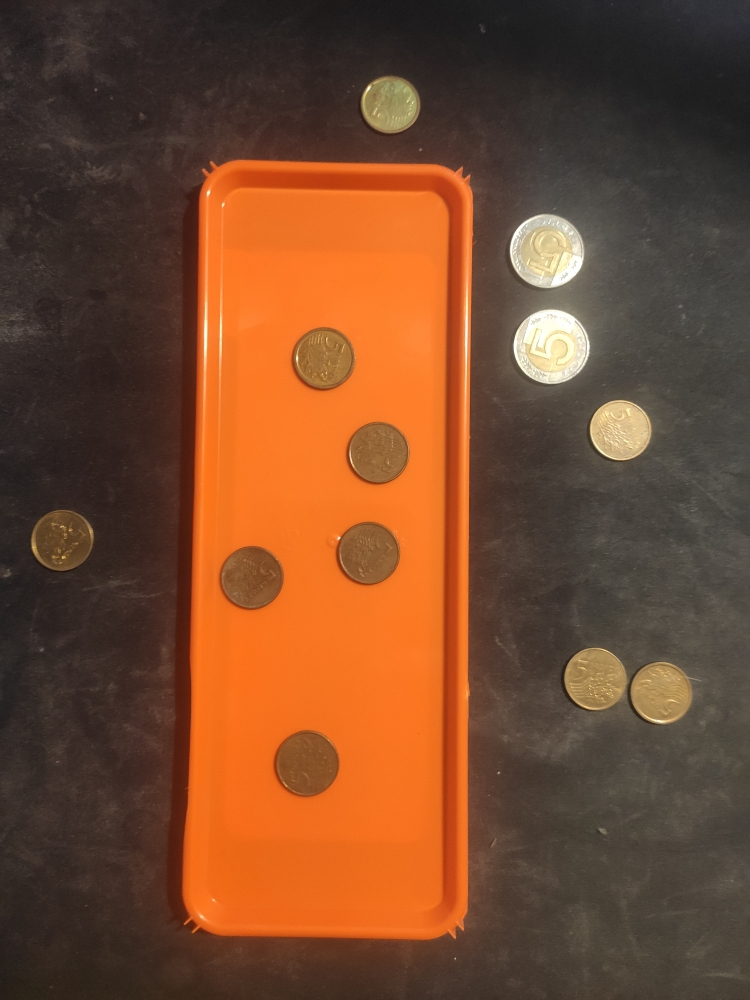
#> input picture liczenie_monet/pliki/tray1.jpg, 750 x 1000 px; its folder holds only this picture in this run
$ python main.py
#> lines starting #> are read from the running program, lines starting #| are printed output that depends on the picture; after the words box and inside, x2 and y2 are one past the last pixel; in counts of white or black regions, pixels touching at a corner belong together
import math
import os
import numpy as np
import cv2
from cv2 import FONT_HERSHEY_TRIPLEX


def upload(i):
#> called with i = 0
    global image, image_p
    image = cv2.imread('pliki/{}'.format(images[i]))
#> image is the input picture: shape (1000, 750, 3); mean B, G, R 46.1, 73.5, 117.8
#> (key q is pressed here)
    image_p = image.copy()
    cv2.imshow('obrazek', image_p)


def circle():
    global image, image_p, powierzchnia_5zl, monety
    monety = []

    gimg = cv2.cvtColor(image, cv2.COLOR_RGB2GRAY)
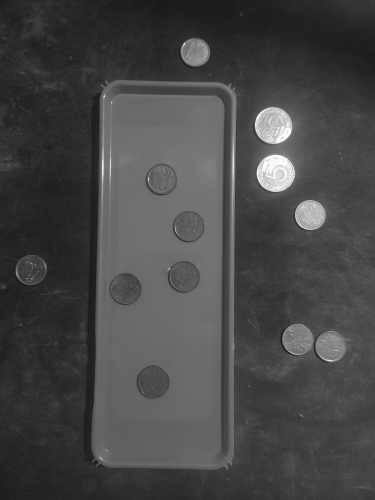
#> gimg: shape (1000, 750) (shown at 1/2 size); min 16, max 254, mean 70.4
    circles = cv2.HoughCircles(
        gimg, cv2.HOUGH_GRADIENT, 1, 75, param1=207, param2=41, minRadius=0, maxRadius=0)
#> circles = [[620.5, 429.5, 30], [595.5, 678.5, 31.4], [250.5, 577.5, 31.4], [376.5, 453.5, 31.5], [367.5, 552.5, 31.5], [62.5, 539.5, 31], [307.5, 763.5, 31], [547.5, 249.5, 37.4], [555.5, 347.5, 33.8], [390.5, 103.5, 28.8], [322.5, 359.5, 30.8]]

    circles = np.uint16(np.around(circles))
#> circles = [[620, 430, 30], [596, 678, 31], [250, 578, 31], [376, 454, 32], [368, 552, 32], [62, 540, 31], [308, 764, 31], [548, 250, 37], [556, 348, 34], [390, 104, 29], [322, 360, 31]]

    srednica = []
    for d in circles[0, :]:
        srednica.append(d[2])
#> this loop made 11 passes
#> after the loop, srednica = [30, 31, 31, 32, 32, 31, 31, 37, 34, 29, 31]
    srednica.sort()
    moneta_5zl = 0
    moneta_5gr = 0
    for i in circles[0, :]:
        area = math.pi * math.pow(i[2] / 2, 2)
        text = ''
        if i[2] in srednica[-2:]:
            text = '5ZL'
            moneta_5zl += 1
            powierzchnia_5zl = round(area, 2)
            cv2.circle(image_p, (i[0], i[1]), i[2], (0, 0, 255), 2)
            monety.append((i[0], i[1], 5))
        else:
            text = '5GR'
            moneta_5gr += 1
            cv2.circle(image_p, (i[0], i[1]), i[2], (0, 255, 0), 2)
            monety.append((i[0], i[1], 0.05))

        cv2.putText(image_p, text, (i[0] - 20, i[1] + 10), FONT_HERSHEY_TRIPLEX, 1.2, (255, 255, 255), 2)
        cv2.putText(image_p, round(area, 2).__str__(), (i[0] - 20, i[1] + 40), FONT_HERSHEY_TRIPLEX, 0.8,
                    (255, 255, 255), 1)
#> this loop made 11 passes
#> (i, area, text, powierzchnia_5zl) on passes 8 to 9: ([548, 250, 37], 1075.2, '5ZL', 1075.2), ([556, 348, 34], 907.9, '5ZL', 907.9)
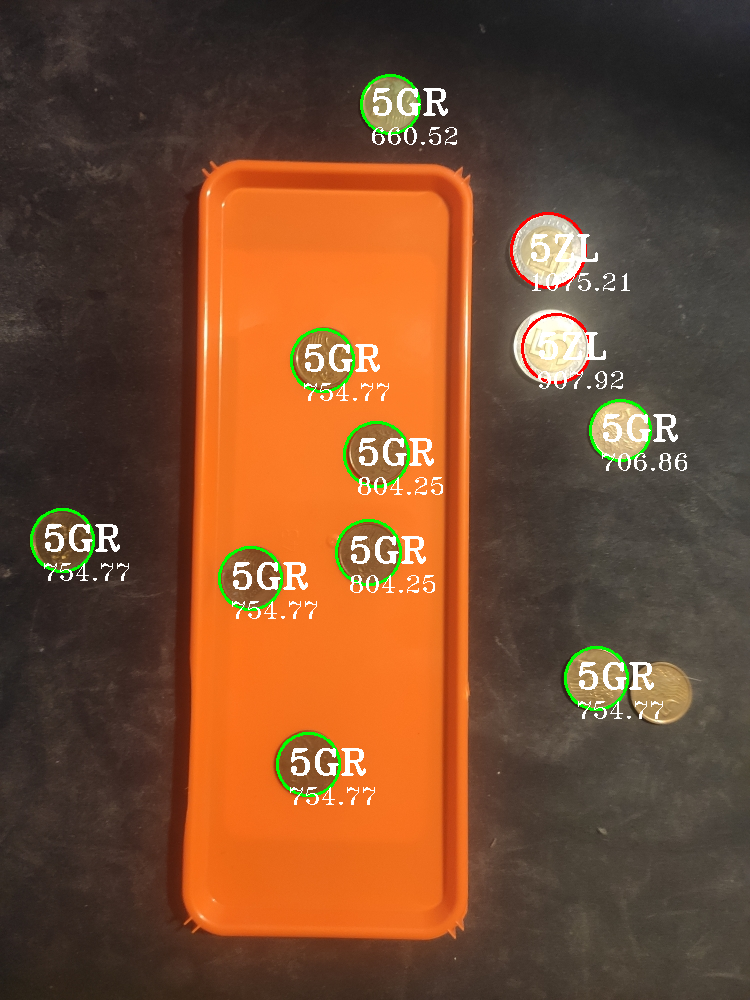
#> image_p: shape (1000, 750, 3); 2.7% of pixels changed, all inside (x1, y1, x2, y2) = (30, 74, 687, 805)
#> after the loop, moneta_5gr = 9; moneta_5zl = 2; monety = [(620, 430, 0.05), (596, 678, 0.05), (250, 578, 0.05), (376, 454, 0.05), (368, 552, 0.05), (62, 540, 0.05), (308, 764, 0.05), (548, 250, 5), (556, 348, 5), (390, 104, 0.05), (322, 360, 0.05)]

    suma = 5 * moneta_5zl + 0.05 * moneta_5gr
#> suma = 10.45

    cv2.putText(image_p, ('5ZL: ' + moneta_5zl.__str__()), (30, 50), FONT_HERSHEY_TRIPLEX, 1,
                (0, 0, 255))
    cv2.putText(image_p, ('5GR: ' + moneta_5gr.__str__()), (160, 50), FONT_HERSHEY_TRIPLEX, 1,
                (0, 255, 0))
    cv2.putText(image_p, ('RAZEM: ' + suma.__str__()) + ' ZL', (290, 50), FONT_HERSHEY_TRIPLEX, 1,
                (255, 0, 0))


def line():
    global image
    global maxX, maxY, minX, minY
    maxX, maxY = 0, 0
    minX, minY = 1000, 1000
    low_color = 30
    high_color = 170
    gray = cv2.cvtColor(image, cv2.COLOR_BGR2GRAY)
    edges = cv2.Canny(gray, low_color, high_color, apertureSize=3)
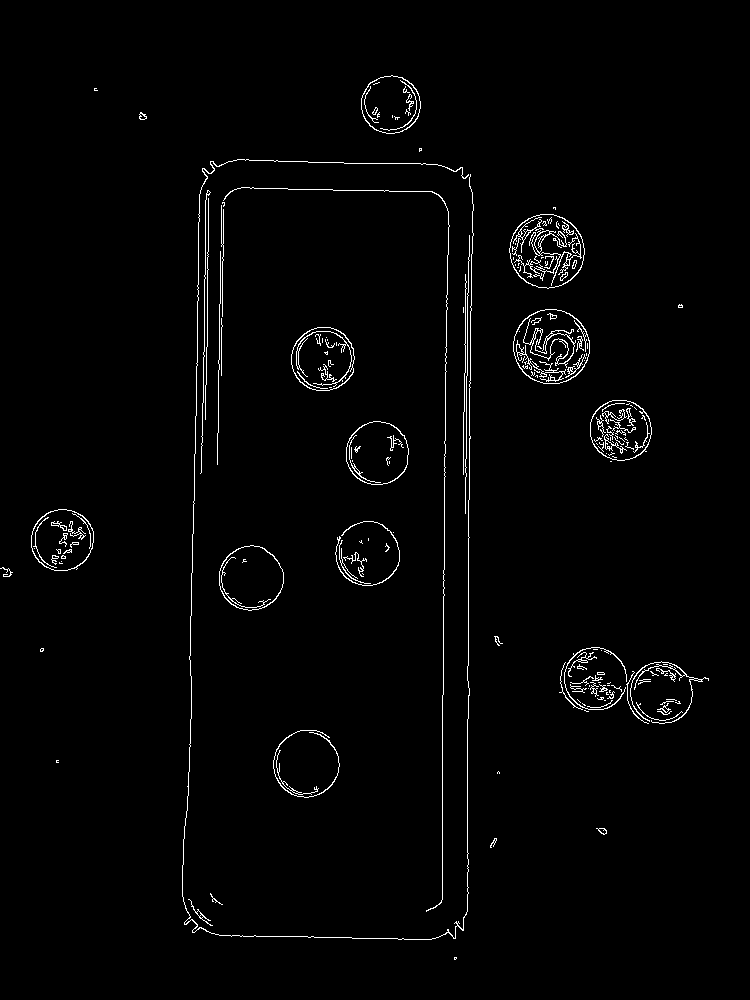
#> edges: shape (1000, 750); 1.7% white in thin lines or dots, all inside (x1, y1, x2, y2) = (0, 75, 709, 960)
    lines = cv2.HoughLinesP(edges, 1, np.pi / 180, 90,
                            minLineLength=100, maxLineGap=10)
#> lines = 13 rows, first 6: [197, 333, 199, 194], [468, 665, 468, 500], [444, 515, 445, 402], [467, 911, 467, 719], [442, 899, 442, 695], [469, 434, 473, 204]
    image_l = image.copy()

    for l in lines:
        x1, y1, x2, y2 = l[0]
        if x1 < minX:
            minX = x1
        if x2 > maxX:
            maxX = x2
        if y1 > maxY:
            maxY = y1
        if y2 < minY:
            minY = y2
        cv2.line(image_l, (x1, y1), (x2, y2), (0, 255, 0), 2)
#> this loop made 13 passes
#> (x1, y1, x2, y2) on pass 1: (197, 333, 199, 194)
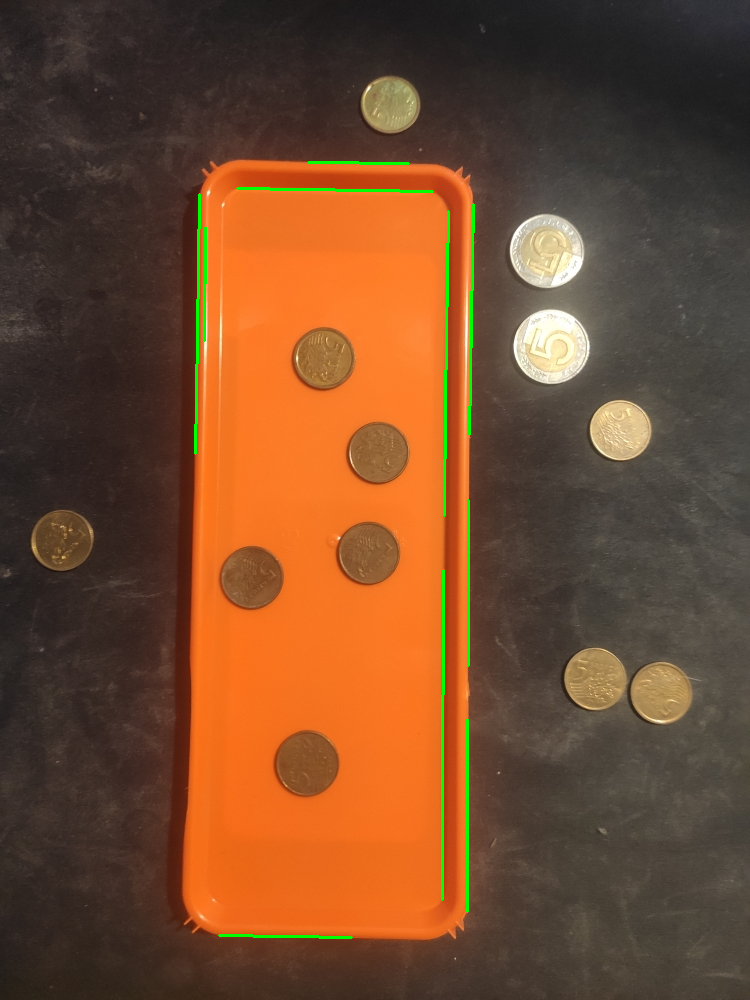
#> image_l: shape (1000, 750, 3); 0.81% of pixels changed, all inside (x1, y1, x2, y2) = (194, 161, 475, 939)
#> after the loop, maxX = 473; maxY = 935; minX = 195; minY = 163
    cv2.imshow('obrazek', image_l)


def calc_tray():
    global minX, maxX, minY, maxY, image_p, powierzchnia_5zl, monety

    width = maxX - minX
#> width = 278
    length = maxY - minY
#> length = 772
    tray_area = width * length
#> tray_area = 214616
    ratio = round(tray_area / powierzchnia_5zl, 2)
#> ratio = 236.4

    # print(minX, maxX, minY, maxY)
    cv2.putText(image_p, 'Powierzchnia tacki: ' + tray_area.__str__(), (30, 80), FONT_HERSHEY_TRIPLEX, .8,
                (255, 255, 255))
    cv2.putText(image_p, 'stosunek 5 zl do tacki: ' + ratio.__str__(), (30, 110), FONT_HERSHEY_TRIPLEX, .8,
                (255, 255, 255))


def on_the_tray():
    global minX, maxX, minY, maxY, image_p, monety
    na_tacce = 0
    poza_tacka = 0
    for moneta in monety:
        if minX < moneta[0] < maxX and minY < moneta[1] < maxY:
            na_tacce += moneta[2]
        else:
            poza_tacka += moneta[2]
#> this loop made 11 passes
#> (moneta, poza_tacka) on passes 1, 2, 6, 8, 9, 10: ((620, 430, 0.05), 0.05), ((596, 678, 0.05), 0.1), ((62, 540, 0.05), 0.15), ((548, 250, 5), 5.15), ((556, 348, 5), 10.15), ((390, 104, 0.05), 10.2)
#> after the loop, na_tacce = 0.25; poza_tacka = 10.2
    na_tacce = round(na_tacce, 2)
    poza_tacka = round(poza_tacka, 2)
    cv2.putText(image_p, 'Monety na tacce: ' + na_tacce.__str__(), (30, 950), FONT_HERSHEY_TRIPLEX, .8,
                (255, 255, 255))
    cv2.putText(image_p, 'Monety poza tacka: ' + poza_tacka.__str__(), (30, 980), FONT_HERSHEY_TRIPLEX,
                .8, (255, 255, 255))
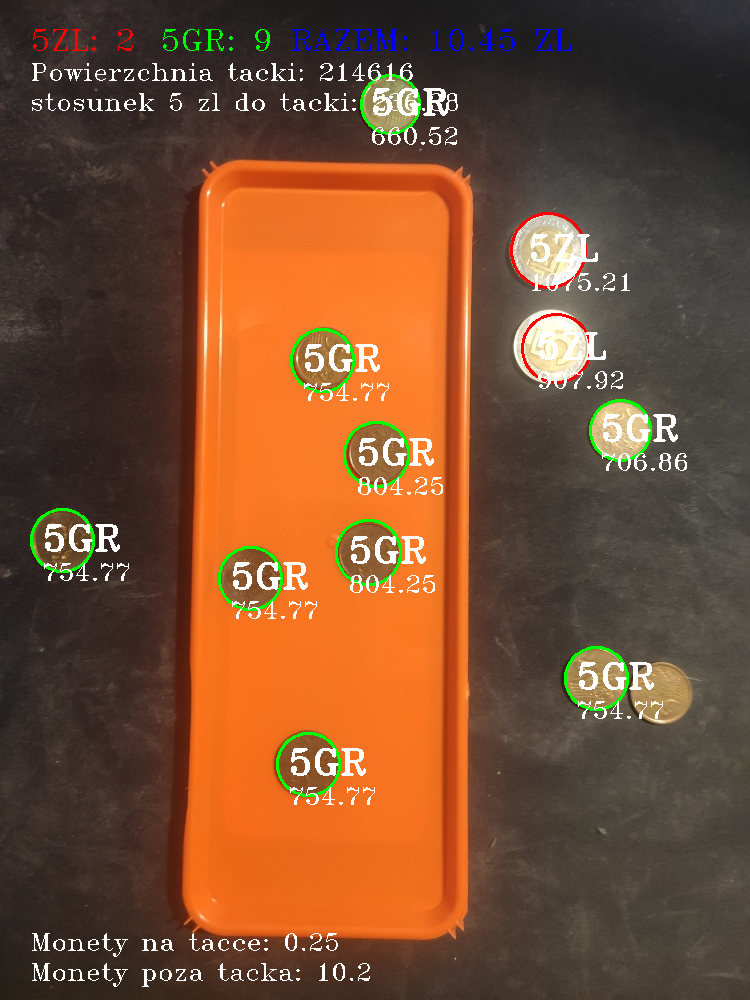
#> image_p: shape (1000, 750, 3); mean B, G, R 50.8, 78.4, 119.9


images = os.listdir('pliki/')
image = None
image_p = None


# operacje przeprowadzam na image, a wyswietlam image_p z tekstem
def main():
    global image, image_p
    i = 0
    upload(i)
    while True:
        key = cv2.waitKey()

        if key == ord('1') and i > 0:
            i -= 1
            upload(i)
        elif key == ord('2') and i < 7:
            i += 1
            upload(i)

        if key == ord('q'):
            circle()
            line()
            calc_tray()
            on_the_tray()
            cv2.imshow('obrazek', image_p)

        # test linii
        elif key == ord('z'):
            line()

        elif key == ord('0'):
            break


if __name__ == "__main__":
    main()

$ run again, on liczenie_monet/pliki/tray5.jpg
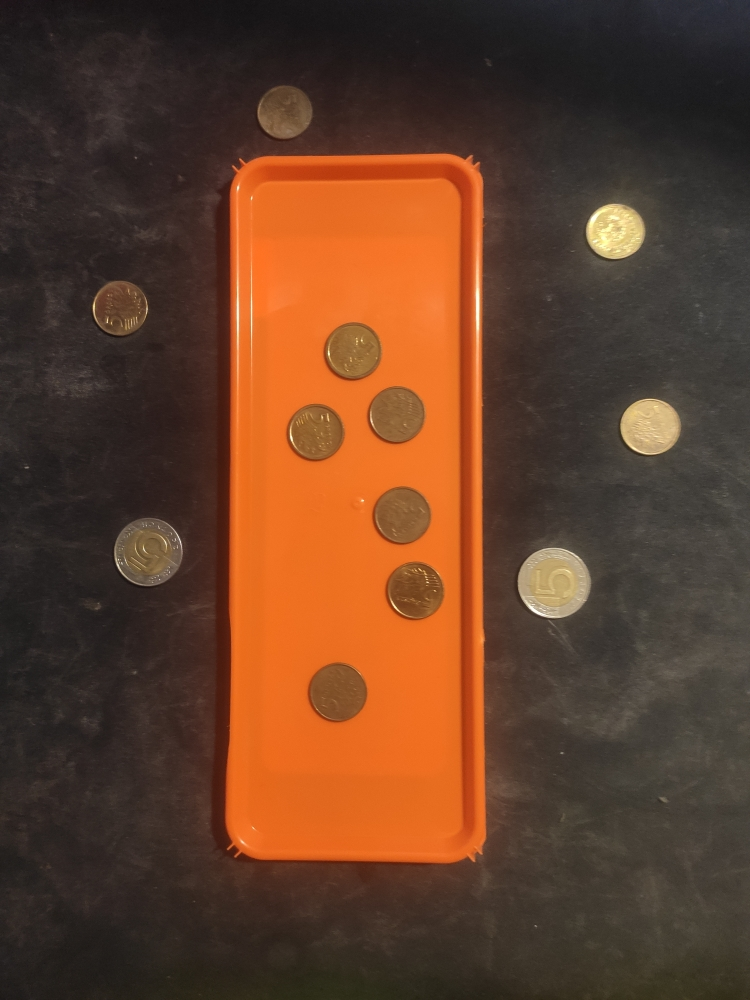
#> input picture liczenie_monet/pliki/tray5.jpg, 750 x 1000 px
#> in upload, image is the input picture: shape (1000, 750, 3); mean B, G, R 41.5, 63.1, 99.2
#> in circle, `circles = cv2.HoughCircles( gimg, cv2.HOUGH_GRADIENT, 1, 75, param1=20..`: circles = [[148.5, 551.5, 34.1], [400.5, 515.5, 28.8], [284.5, 111.5, 26.6], [352.5, 351.5, 29.1], [414.5, 590.5, 29.9], [552.5, 582.5, 35.8], [120.5, 306.5, 26.8], [314.5, 431.5, 28.8], [650.5, 424.5, 29.7], [337.5, 693.5, 29.1], [397.5, 411.5, 29.7], [611.5, 234.5, 24.1]]
#> in circle, `circles = np.uint16(np.around(circles))`: circles = [[148, 552, 34], [400, 516, 29], [284, 112, 27], [352, 352, 29], [414, 590, 30], [552, 582, 36], [120, 306, 27], [314, 432, 29], [650, 424, 30], [338, 694, 29], [398, 412, 30], [612, 234, 24]]
#> the loop in circle, `for d in circles[0, :]:` made 12 passes
#> after the loop in circle, `for d in circles[0, :]:`: srednica = [34, 29, 27, 29, 30, 36, 27, 29, 30, 29, 30, 24]
#> the loop in circle, `for i in circles[0, :]:` made 12 passes
#> (i, area, text, powierzchnia_5zl) on passes 1, 6: ([148, 552, 34], 907.9, '5ZL', 907.9), ([552, 582, 36], 1017.9, '5ZL', 1017.9)
#> after the loop in circle, `for i in circles[0, :]:`: moneta_5gr = 10; moneta_5zl = 2; monety = [(148, 552, 5), (400, 516, 0.05), (284, 112, 0.05), (352, 352, 0.05), (414, 590, 0.05), (552, 582, 5), (120, 306, 0.05), (314, 432, 0.05), (650, 424, 0.05), (338, 694, 0.05), (398, 412, 0.05), (612, 234, 0.05)]
#> suma = 10.5
#> in line, `edges = cv2.Canny(gray, low_color, high_color, apertureSize=3)`:
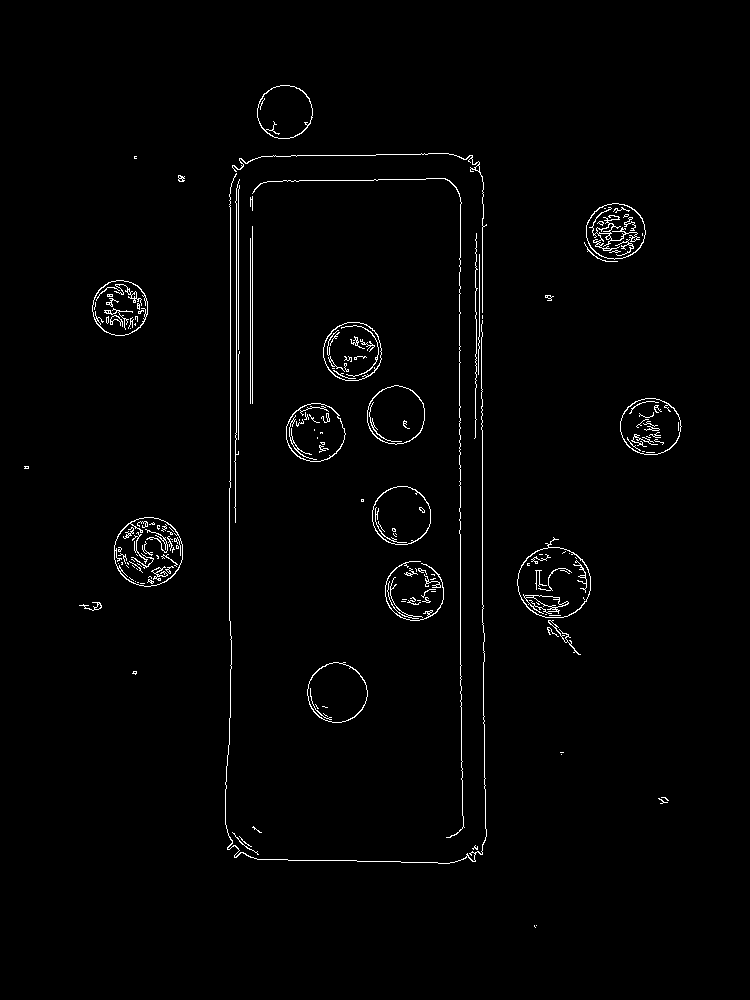
#> edges: shape (1000, 750); 1.5% white in thin lines or dots, all inside (x1, y1, x2, y2) = (24, 85, 682, 928)
#> lines = 13 rows, first 6: [230, 487, 230, 187], [482, 336, 482, 218], [460, 706, 460, 406], [236, 439, 236, 188], [238, 439, 238, 181], [252, 403, 252, 226]
#> the loop in line, `for l in lines:` made 13 passes
#> (x1, y1, x2, y2) on pass 1: (230, 487, 230, 187)
#> after the loop in line, `for l in lines:`: maxX = 485; maxY = 706; minX = 229; minY = 154
#> width = 256
#> length = 552
#> tray_area = 141312
#> ratio = 138.8
#> the loop in on_the_tray, `for moneta in monety:` made 12 passes
#> (moneta, poza_tacka) on passes 1, 3, 6, 7, 9, 12: ((148, 552, 5), 5), ((284, 112, 0.05), 5.05), ((552, 582, 5), 10.05), ((120, 306, 0.05), 10.1), ((650, 424, 0.05), 10.15), ((612, 234, 0.05), 10.2)
#> after the loop in on_the_tray, `for moneta in monety:`: na_tacce = 0.3; poza_tacka = 10.2
#> in on_the_tray, `cv2.putText(image_p, 'Monety poza tacka: ' + poza_tacka.__str__(), (30..`:
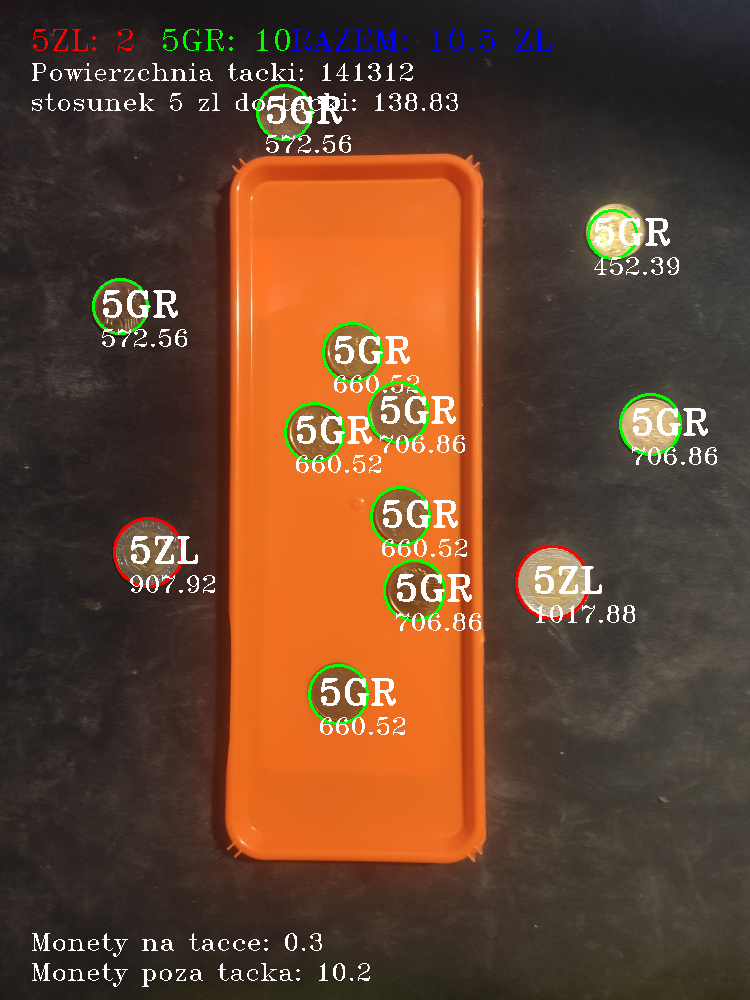
#> image_p: shape (1000, 750, 3); mean B, G, R 47.2, 68.9, 102.1
